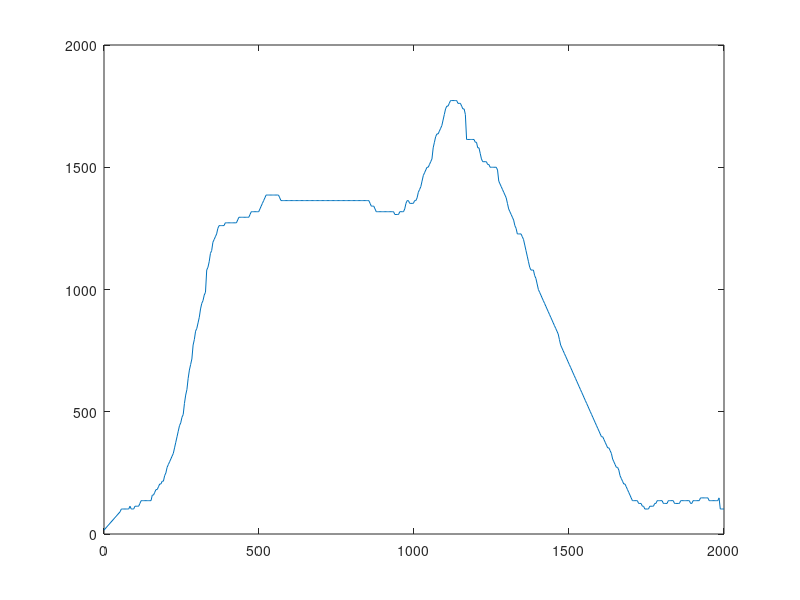

The MATLAB source for this figure:
%load the data for the graph
load('graph502.mat')
chosenGraph= graph502;
name = 'temp502';

%find the dimensions of the graph
a=length(chosenGraph);
[height, width, colour] = size(chosenGraph);

%loop to find all points of the graph
i=2;
plots = [0,16];

for n=1:a
    graph = [];
    
    %finds all red pixels in the column
    graph(:,n)=chosenGraph(:,n,1)>160 & chosenGraph(:,n,2)<150 & chosenGraph(:,n,3)<150;
    
    %find 
    points=find(graph(:,n),1);
    
    %Checks whether the column is empty
    noPoints = isempty(points);
    
    
    %if pixels are found
    if noPoints == false
        %finds mean posisiotn of all pixels in the column
        xValues = mean(points);
        %scales according the image
        x = (n)*2000/width;
        y = (height - xValues)*2000/height;
        %plots(n,:)=[n,xValues];
        %saves all values into an appropriately sized matrix
        plots(i,:) = [x,y];
        i=i+1;
    else
        
    end
end

%save the data to the correct variable names
tempdata = plots(:,2);
timedata = plots(:,1);

%scale the data
tempdata(i-4:i-2) = tempdata(i-1);


[timedata, index] = unique(timedata);
tempdata = tempdata(index);

save(name, 'timedata', 'tempdata')

%plot to ensure correct graph
plot(timedata,tempdata)
